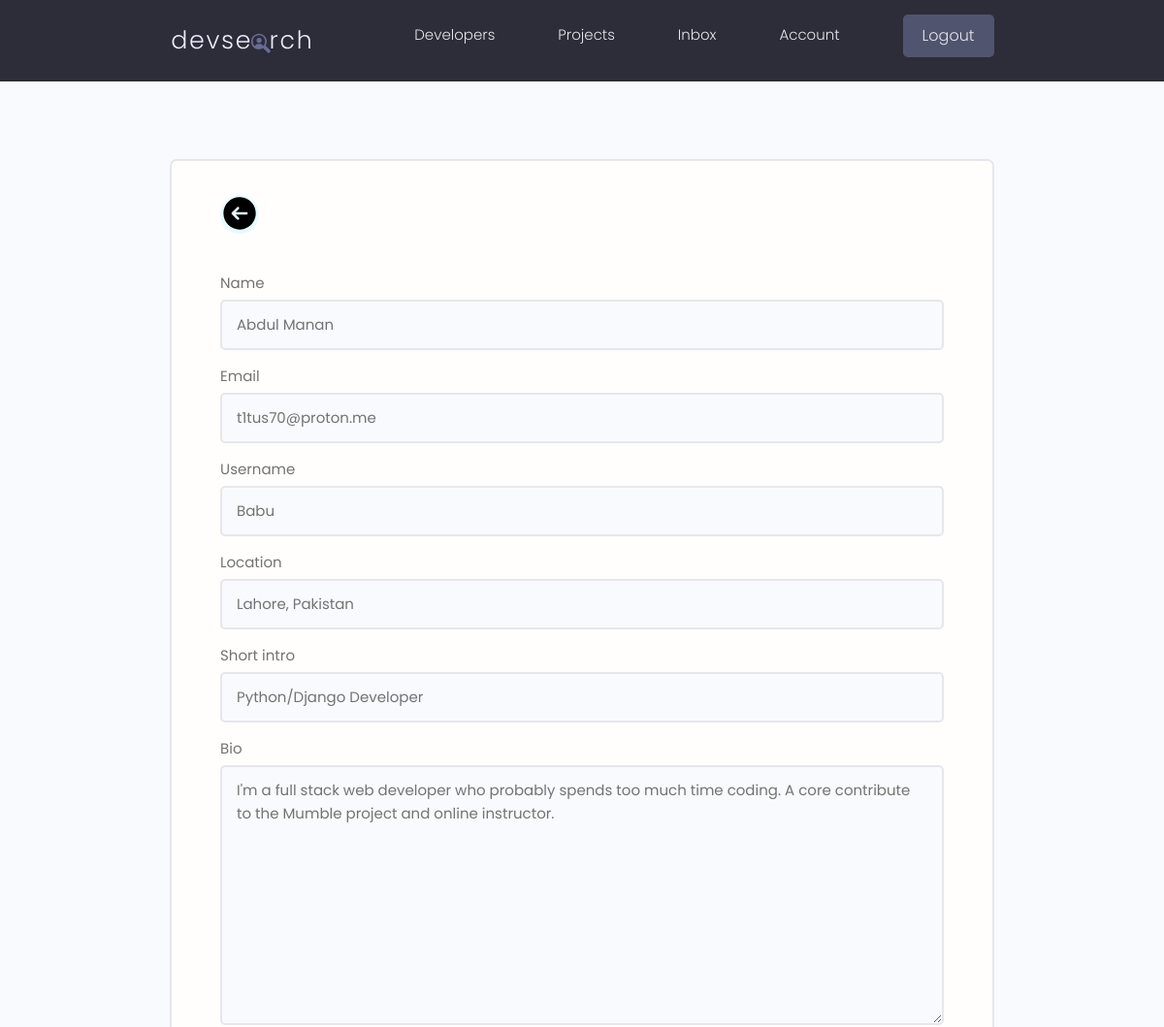
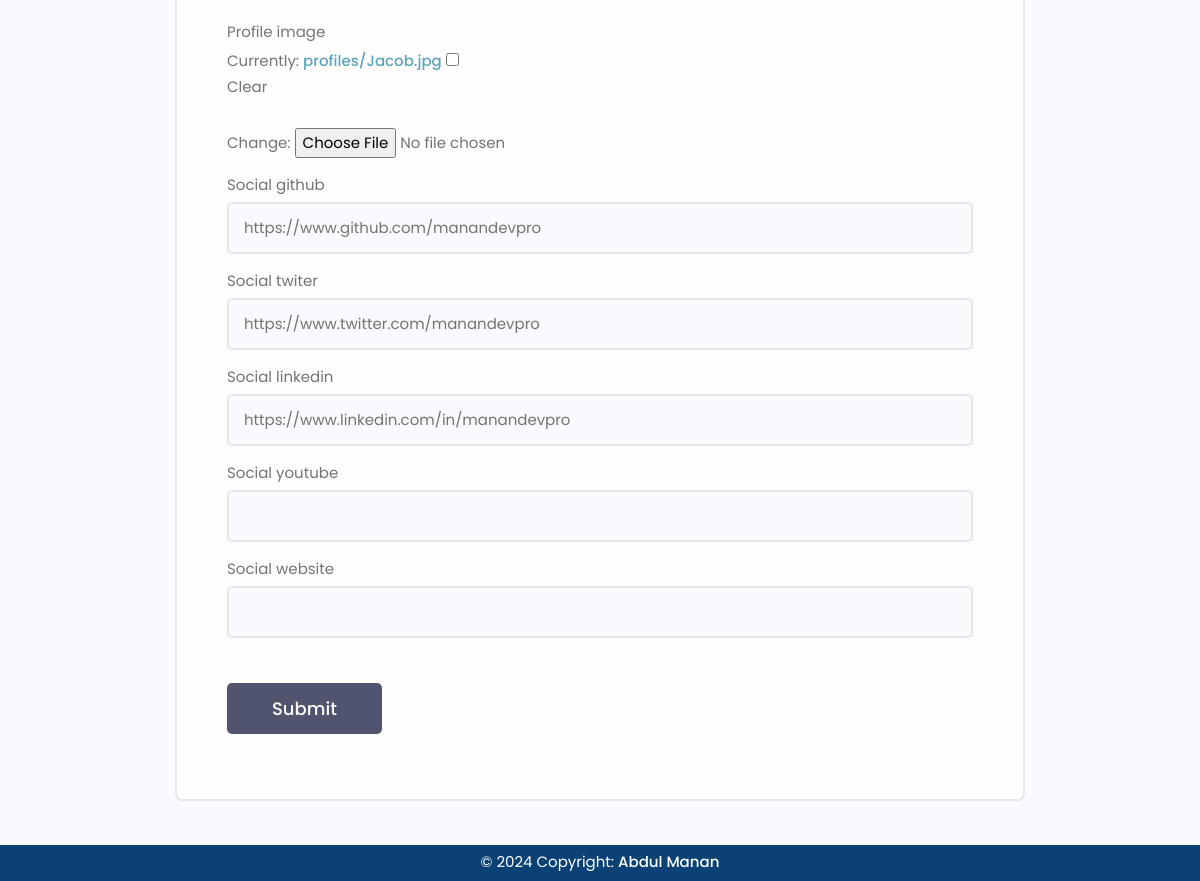
The page /edit-account/ (signed in) on the database its author committed (2 pictures, top to bottom).
### users/models.py (models this page shows, shortened)
class Profile(models.Model):
    user = models.OneToOneField(User, on_delete=models.CASCADE, null=True, blank=True)
    name = models.CharField(max_length=200, null=True, blank=True)
    email = models.EmailField(max_length=500,  null=True, blank=True)
    username = models.CharField(max_length=200, unique=True, null=True, blank=True)
    location = models.CharField(max_length=200, null=True, blank=True)
    short_intro = models.CharField(max_length=200, null=True, blank=True)
    bio = models.TextField(null=True, blank=True)
    profile_image = models.ImageField(null=True, blank=True, upload_to="profiles", default="profiles/user-default.png")
    social_github = models.CharField(max_length=200, null=True, blank=True)
    social_twiter = models.CharField(max_length=200, null=True, blank=True)
    social_linkedin = models.CharField(max_length=200, null=True, blank=True)
    social_youtube = models.CharField(max_length=200, null=True, blank=True)
    social_website = models.CharField(max_length=200, null=True, blank=True)
    created = models.DateTimeField(auto_now_add=True)
    id = models.UUIDField(default=uuid.uuid4, unique=True, primary_key=True, editable=False)
    class Meta:
        ordering = ['created']

### users/views.py (the view)
# urls.py: path('edit-account/', editAccount, name='edit-account'),
@login_required(login_url='users:login')
def editAccount(request):
    profile = request.user.profile
    form = EditAccountForm(instance=profile)
    if request.method == 'POST':
        form = EditAccountForm(request.POST, request.FILES, instance=profile)
        if form.is_valid():
            form.save()
            return redirect('users:account')
    context = {'form': form, 'profile': profile}
    return render(request, 'users/profile_form.html', context)

### users/forms.py
class EditAccountForm(ModelForm):
    class Meta:
        model = Profile
        exclude = ["user",]
    def __init__(self, *args, **kwargs):
        super(EditAccountForm, self).__init__(*args, **kwargs)
        for name, field in self.fields.items():
            field.widget.attrs.update({'class': 'input'})

### users/templates/users/profile_form.html (shortened to what this page needs)
{% extends 'main.html' %}
{% block content %}
<main class="formPage my-xl">
    <div class="content-box">
        <div class="formWrapper">
            <a class="backButton" href="{% url 'users:account' %}"><i class="im im-angle-left"><img></i></a>
            <br>
            <form class="form" action="{% url 'users:edit-account' %}" method='POST' enctype="multipart/form-data">
                {% for field in form %}
                <div class="form__field">
                    <label for="formInput#text">{{ field.label }}</label>
                    {{ field }}
                </div>
                {% endfor %}
                <input class="btn btn--sub btn--lg  my-md" type="submit" value="Submit" />
            </form>
        </div>
    </div>
</main>
{% endblock %}

### static/styles/app.css (style rules this page uses)
:root { --color-sub: #2d2d39; }
.btn--sub { background-color: var(--color-sub-light); }
img { width: 100%; }
.content-box { width: 95%; max-width: 85rem; margin: 0 auto; }
.backButton { background: var(--color-main-light); color: var(--color-main); width: 4rem; height: 4rem; display: flex; align-items: center; justify-content: center; border-radius: 50%; }
.backButton i { font-size: 1.8rem; }
.formPage .formWrapper { list-style: none; background: var(--color-white); padding: 3.5rem 5rem; border: 2px solid var(--color-light); border-radius: 0.7rem; }

### static/uikit/styles/modules/_variables.css (style rules this page uses)
:root { --color-main: #5aa5b9; --color-main-light: #e6faff; --color-sub: #3f4156; --color-sub-light: #51546e; --color-sub-lighter: #ededfd; --color-text: #737373; --color-gray: #8b8b8b; --color-light: #e5e7eb; --color-light-gray: #767676; --color-bg: #f8fafd; --color-white: #fffefd; --color-white-light: #f3f3f3; --color-success: #359e64; --color-success-bg: #def8e8; --color-error: #fc4b0b; --color-error-bg: #fff2ee; --font-base: 'Poppins', arial, helvetica, 'Segoe UI', roboto, ubuntu, sans-serif; --font-monospace: 'Fira Code', 'Courier New', courier, monospace; --font-regular: 300; --font-medium: 500; --font-bold: 700; --generic-shadow: 1px 1px 5px #00000010; --generic-transition: all 0.3s ease-in-out; }

### static/uikit/styles/modules/_base.css (style rules this page uses)
* { margin: 0; padding: 0; box-sizing: border-box; text-rendering: optimizeLegibility; color: inherit; font-size: inherit; }
html { font-size: 50%; }
@media only screen and (min-width: 480px) { html { font-size: 56.25%; } }
@media only screen and (min-width: 1200px) { html { font-size: 62.5%; } }
body { line-height: 1.6; font-weight: 400; font-size: 1.5rem; color: var(--color-text); background-color: var(--color-bg); min-height: 100vh; }

### static/uikit/styles/modules/_typography.css (style rules this page uses)
* { font-family: var(--font-base); }
a { padding-bottom: 2px; text-decoration: none; display: inline-block; color: var(--color-main); font-weight: var(--font-medium); }

### static/uikit/styles/modules/_utilities.css (style rules this page uses)
.my-md { margin: 3rem auto; }
.my-xl { margin: 8rem auto; }

### static/uikit/styles/modules/_button.css (style rules this page uses)
.btn { display: inline-block; position: relative; cursor: pointer; background-color: var(--color-light); font-weight: var(--font-medium); color: var(--color-sub); text-decoration: none; padding: 1rem 2rem; border-radius: 0.5rem; border: none; width: -webkit-fit-content; width: -moz-fit-content; width: fit-content; height: -webkit-fit-content; height: -moz-fit-content; height: fit-content; font-size: 1.6rem; outline-width: 0; outline-color: transparent; -webkit-backface-visibility: hidden; backface-visibility: hidden; transition: all 0.3s ease-in-out; }
.btn--sub { background-color: var(--color-sub); color: var(--color-white); }
.btn--lg { font-size: 1.8rem; padding: 1.2rem 4.5rem; }

### static/uikit/styles/modules/_form.css (style rules this page uses)
.form { display: block; }
.form__field { margin-top: 1.5rem; margin-bottom: 1.5rem; }
.form__label, .form__field > label { display: block; margin-bottom: 0.5rem; color: var(--color-text); }
input.input[type='text'], input.input[type='email'], input.input[type='password'], input.input[type='number'], textarea.input { min-width: 24rem; width: 100%; padding: 1.2rem 1.5rem; border-radius: 0.5rem; border: 2px solid var(--color-light); transition: all 0.3s ease-in-out; background-color: var(--color-bg); }

### rows shown on the page
Profile: form "Abdul Manan" "t1tus70@proton.me" "Babu" "Lahore, Pakistan" "Python/Django Developer" "I'm a full stack web developer who probably spends too much time coding. A core contribute to the Mumble project and online instructor." "https://www.github.com/manandevpro" "https://www.twitter.com/manandevpro" "https://www.linkedin.com/in/manandevpro"

### other values the page prints
{{ field.label }} "Name" "Email" "Username" "Location" "Short intro" "Bio" "Profile image" "Social github" "Social twiter" "Social linkedin" "Social youtube" "Social website"
